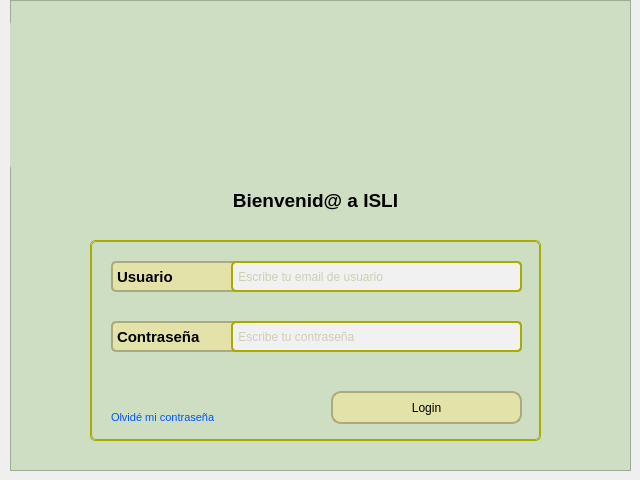
<?xml version="1.0" encoding="UTF-8"?>
<ui version="4.0">
 <class>Form</class>
 <widget class="QWidget" name="Form">
  <property name="geometry">
   <rect>
    <x>0</x>
    <y>0</y>
    <width>640</width>
    <height>480</height>
   </rect>
  </property>
  <property name="sizePolicy">
   <sizepolicy hsizetype="Expanding" vsizetype="Expanding">
    <horstretch>0</horstretch>
    <verstretch>0</verstretch>
   </sizepolicy>
  </property>
  <property name="minimumSize">
   <size>
    <width>640</width>
    <height>480</height>
   </size>
  </property>
  <property name="maximumSize">
   <size>
    <width>640</width>
    <height>480</height>
   </size>
  </property>
  <property name="windowTitle">
   <string>Form</string>
  </property>
  <widget class="QWidget" name="gridLayoutWidget">
   <property name="geometry">
    <rect>
     <x>10</x>
     <y>0</y>
     <width>621</width>
     <height>471</height>
    </rect>
   </property>
   <layout class="QGridLayout" name="gridLayout_3">
    <item row="0" column="0">
     <widget class="QFrame" name="frame">
      <property name="sizePolicy">
       <sizepolicy hsizetype="Expanding" vsizetype="Expanding">
        <horstretch>0</horstretch>
        <verstretch>0</verstretch>
       </sizepolicy>
      </property>
      <property name="styleSheet">
       <string notr="true">background-color: rgb(205, 222, 195)</string>
      </property>
      <property name="frameShape">
       <enum>QFrame::Shape::StyledPanel</enum>
      </property>
      <property name="frameShadow">
       <enum>QFrame::Shadow::Raised</enum>
      </property>
      <widget class="QPushButton" name="pushButton">
       <property name="geometry">
        <rect>
         <x>0</x>
         <y>20</y>
         <width>619</width>
         <height>150</height>
        </rect>
       </property>
       <property name="styleSheet">
        <string notr="true">border:0;
border-radius:5;</string>
       </property>
       <property name="text">
        <string/>
       </property>
       <property name="icon">
        <iconset>
         <normaloff>logo_isli.ico</normaloff>logo_isli.ico</iconset>
       </property>
       <property name="iconSize">
        <size>
         <width>150</width>
         <height>150</height>
        </size>
       </property>
      </widget>
      <widget class="QScrollArea" name="scrollArea">
       <property name="geometry">
        <rect>
         <x>80</x>
         <y>240</y>
         <width>451</width>
         <height>201</height>
        </rect>
       </property>
       <property name="styleSheet">
        <string notr="true">border: 1 solid;
border-color: rgb(170, 170, 0);
border-radius: 5;</string>
       </property>
       <property name="widgetResizable">
        <bool>true</bool>
       </property>
       <widget class="QWidget" name="scrollAreaWidgetContents">
        <property name="geometry">
         <rect>
          <x>0</x>
          <y>0</y>
          <width>449</width>
          <height>199</height>
         </rect>
        </property>
        <widget class="QLabel" name="label_2">
         <property name="geometry">
          <rect>
           <x>20</x>
           <y>20</y>
           <width>411</width>
           <height>31</height>
          </rect>
         </property>
         <property name="font">
          <font>
           <family>Segoe UI</family>
           <pointsize>11</pointsize>
           <italic>false</italic>
           <bold>true</bold>
          </font>
         </property>
         <property name="styleSheet">
          <string notr="true">border: 2 solid;
border-color: rgb(170, 170, 127);
font: 700 11pt &quot;Segoe UI&quot;;
border-radius: 5;
background-color: rgb(227, 227, 169);</string>
         </property>
         <property name="text">
          <string>Usuario</string>
         </property>
         <property name="alignment">
          <set>Qt::AlignmentFlag::AlignLeading|Qt::AlignmentFlag::AlignLeft|Qt::AlignmentFlag::AlignVCenter</set>
         </property>
        </widget>
        <widget class="QLabel" name="label_4">
         <property name="geometry">
          <rect>
           <x>20</x>
           <y>80</y>
           <width>411</width>
           <height>31</height>
          </rect>
         </property>
         <property name="font">
          <font>
           <family>Segoe UI</family>
           <pointsize>11</pointsize>
           <italic>false</italic>
           <bold>true</bold>
          </font>
         </property>
         <property name="styleSheet">
          <string notr="true">border: 2 solid;
border-color: rgb(170, 170, 127);
font: 700 11pt &quot;Segoe UI&quot;;
border-radius: 5;
background-color: rgb(227, 227, 169);</string>
         </property>
         <property name="text">
          <string>Contraseña</string>
         </property>
         <property name="alignment">
          <set>Qt::AlignmentFlag::AlignLeading|Qt::AlignmentFlag::AlignLeft|Qt::AlignmentFlag::AlignVCenter</set>
         </property>
        </widget>
        <widget class="QLineEdit" name="lineEdit">
         <property name="geometry">
          <rect>
           <x>140</x>
           <y>20</y>
           <width>291</width>
           <height>31</height>
          </rect>
         </property>
         <property name="styleSheet">
          <string notr="true">background-color: rgb(241, 241, 241);
border: 2 solid;
border-color: rgb(170, 170, 0);
border-radius: 5;
color: rgb(170, 170, 127);</string>
         </property>
         <property name="maxLength">
          <number>40</number>
         </property>
         <property name="echoMode">
          <enum>QLineEdit::EchoMode::Normal</enum>
         </property>
         <property name="placeholderText">
          <string> Escribe tu email de usuario</string>
         </property>
         <property name="clearButtonEnabled">
          <bool>true</bool>
         </property>
        </widget>
        <widget class="QPushButton" name="pushButton_login">
         <property name="geometry">
          <rect>
           <x>240</x>
           <y>150</y>
           <width>191</width>
           <height>33</height>
          </rect>
         </property>
         <property name="cursor">
          <cursorShape>PointingHandCursor</cursorShape>
         </property>
         <property name="contextMenuPolicy">
          <enum>Qt::ContextMenuPolicy::NoContextMenu</enum>
         </property>
         <property name="acceptDrops">
          <bool>false</bool>
         </property>
         <property name="styleSheet">
          <string notr="true">QPushButton {
    font: 700 11pt &quot;Segoe UI&quot;;
    border: 2px solid rgb(170, 170, 127);
    border-radius: 10;
    background-color: rgb(227, 227, 169);
}

QPushButton:hover {
    background-color: rgb(240, 240, 180);
}

QPushButton:pressed {
    background-color: rgb(200, 200, 140);
}</string>
         </property>
         <property name="text">
          <string>Login</string>
         </property>
         <property name="checkable">
          <bool>false</bool>
         </property>
         <property name="autoDefault">
          <bool>false</bool>
         </property>
         <property name="default">
          <bool>false</bool>
         </property>
         <property name="flat">
          <bool>false</bool>
         </property>
        </widget>
        <widget class="QLineEdit" name="lineEdit_3">
         <property name="geometry">
          <rect>
           <x>140</x>
           <y>80</y>
           <width>291</width>
           <height>31</height>
          </rect>
         </property>
         <property name="styleSheet">
          <string notr="true">background-color: rgb(241, 241, 241);
border: 2 solid;
border-color: rgb(170, 170, 0);
border-radius: 5;
color: rgb(170, 170, 127);</string>
         </property>
         <property name="maxLength">
          <number>40</number>
         </property>
         <property name="echoMode">
          <enum>QLineEdit::EchoMode::PasswordEchoOnEdit</enum>
         </property>
         <property name="placeholderText">
          <string> Escribe tu contraseña</string>
         </property>
         <property name="clearButtonEnabled">
          <bool>true</bool>
         </property>
        </widget>
        <widget class="QPushButton" name="pushButton_login_2">
         <property name="geometry">
          <rect>
           <x>20</x>
           <y>160</y>
           <width>131</width>
           <height>33</height>
          </rect>
         </property>
         <property name="font">
          <font>
           <family>Segoe UI</family>
           <pointsize>8</pointsize>
           <italic>false</italic>
           <bold>false</bold>
          </font>
         </property>
         <property name="cursor">
          <cursorShape>PointingHandCursor</cursorShape>
         </property>
         <property name="contextMenuPolicy">
          <enum>Qt::ContextMenuPolicy::NoContextMenu</enum>
         </property>
         <property name="acceptDrops">
          <bool>false</bool>
         </property>
         <property name="styleSheet">
          <string notr="true">QPushButton {
    border: none;
    background: transparent;
    color: rgb(0, 85, 255);
    text-align: left;
}

QPushButton:hover {
    text-decoration: underline;
    color: rgb(0, 0, 180);
}</string>
         </property>
         <property name="text">
          <string>Olvidé mi contraseña</string>
         </property>
         <property name="checkable">
          <bool>false</bool>
         </property>
         <property name="autoDefault">
          <bool>false</bool>
         </property>
         <property name="default">
          <bool>false</bool>
         </property>
         <property name="flat">
          <bool>true</bool>
         </property>
        </widget>
       </widget>
      </widget>
      <widget class="QLabel" name="label">
       <property name="geometry">
        <rect>
         <x>100</x>
         <y>190</y>
         <width>411</width>
         <height>21</height>
        </rect>
       </property>
       <property name="font">
        <font>
         <pointsize>14</pointsize>
         <bold>true</bold>
        </font>
       </property>
       <property name="text">
        <string>Bienvenid@ a ISLI</string>
       </property>
       <property name="alignment">
        <set>Qt::AlignmentFlag::AlignCenter</set>
       </property>
      </widget>
     </widget>
    </item>
   </layout>
  </widget>
 </widget>
 <resources/>
 <connections/>
</ui>
